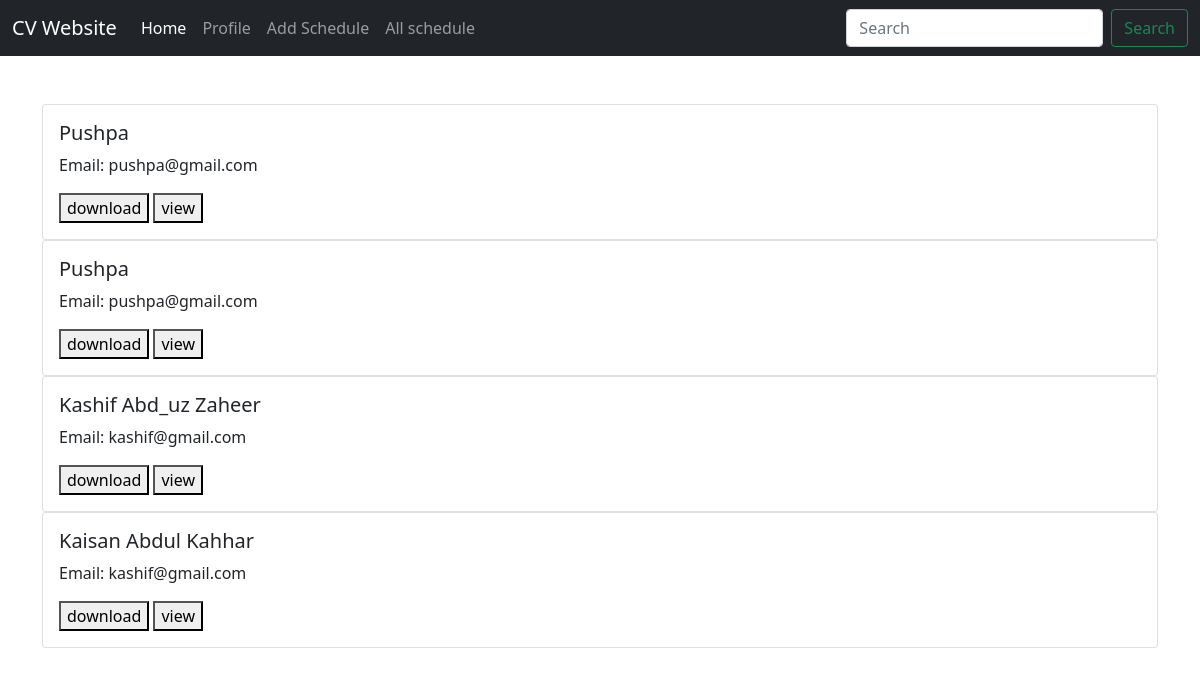
The page /profile/ on the database as committed earlier.
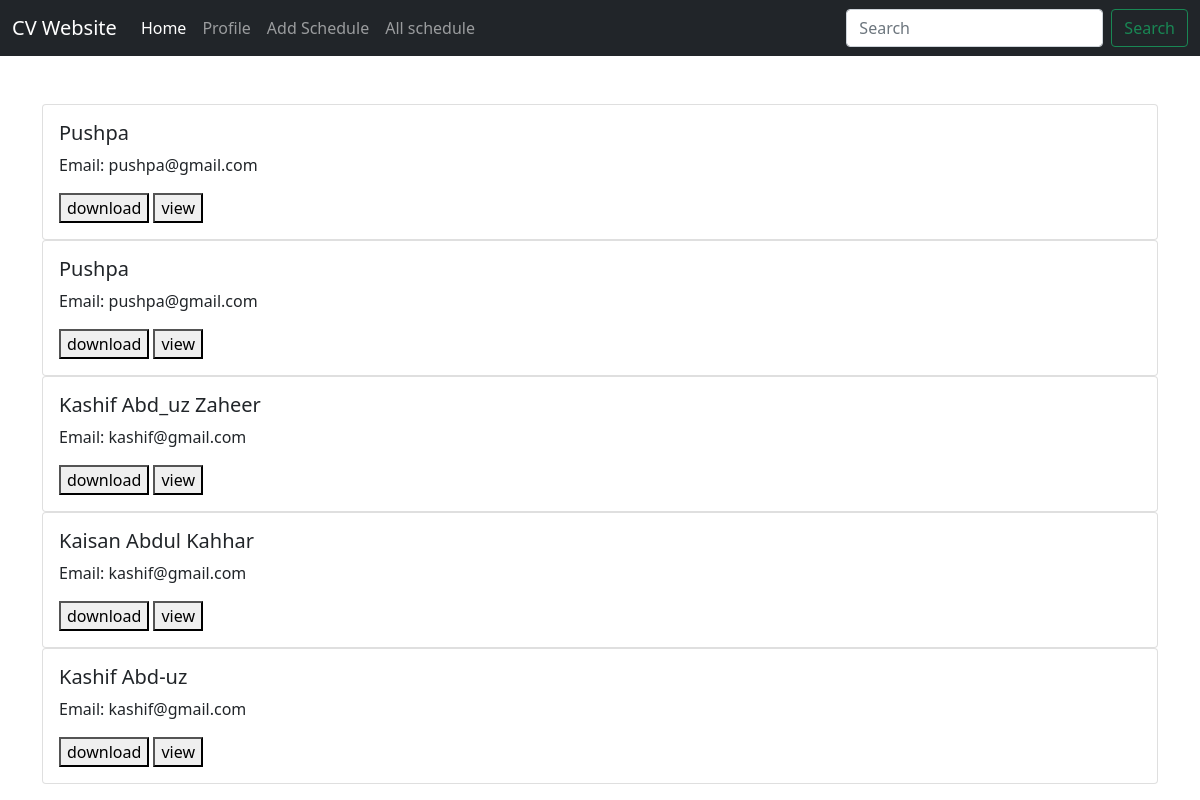
The same page on the database as committed later.
### cvScheduler/models.py (models this page shows, shortened)
class CvInfo(models.Model):
    fullName = models.CharField(max_length=50)
    email = models.CharField(max_length=50)
    phone = models.CharField(max_length=12)
    gender = models.CharField(max_length=12, null=True, blank=True)
    religion = models.CharField(max_length=12, null=True, blank=True)
    address = models.CharField(max_length=100, null=True, blank=True)
    degree = models.TextField(max_length=150, null=True, blank=True)
    degree1 = models.TextField(max_length=150, null=True, blank=True)
    degree2 = models.TextField(max_length=150, null=True, blank=True)
    passing_year = models.TextField(max_length=150, null=True, blank=True)
    passing_year1 = models.TextField(max_length=150, null=True, blank=True)
    passing_year2 = models.TextField(max_length=150, null=True, blank=True)
    result = models.TextField(max_length=150, null=True, blank=True)
    result1 = models.TextField(max_length=150, null=True, blank=True)
    result2 = models.TextField(max_length=150, null=True, blank=True)
    image = models.ImageField(upload_to='images/', default='def.jpg', null=True, blank=True)
    workExperience = models.TextField(max_length=200, null=True, blank=True)
    objectives = models.TextField(max_length=200, null=True, blank=True)
    skills = models.TextField(max_length=200, null=True, blank=True)

### cvScheduler/views.py (the view)
# urls.py: path('profile/', views.profile, name='profile'),
def profile(request):
    cv = CvInfo.objects.all()
    return render(request, 'cv/profile.html', locals())

### templates/cv/profile.html (shortened to what this page needs)
{% extends 'base.html' %}
{% block body %}
<div class="container mt-5">
        {% for i in cv %}
        <div class="card">
            <div class="card-body">
                <h5 class="card-title">{{ i.fullName }}</h5>
                <p class="card-text">Email: {{ i.email }}</p>
                <a href="{% url 'resume' i.id %}"><button type="button">download</button></a>
                <a href="{% url 'viewprofile' i.id %}"><button type="button">view</button></a>
            </div>
        </div>
        {% endfor %}
    </div>
{% endblock %}

Rows that differ between the two databases and show on the page:
added CvInfo: fullName "Kashif Abd-uz", email "kashif@gmail.com"
